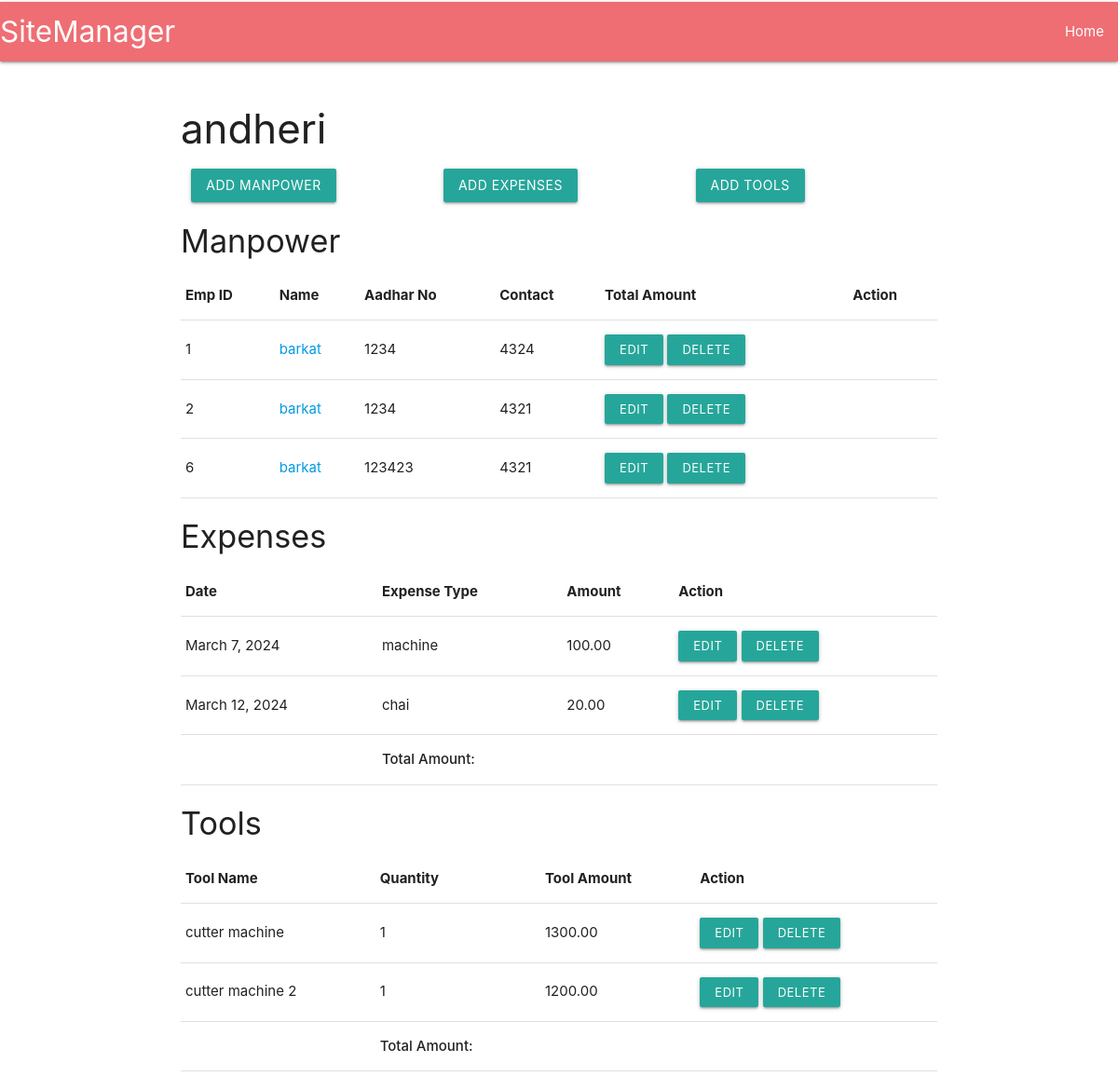
The app's page /ManageSites/1, older data.
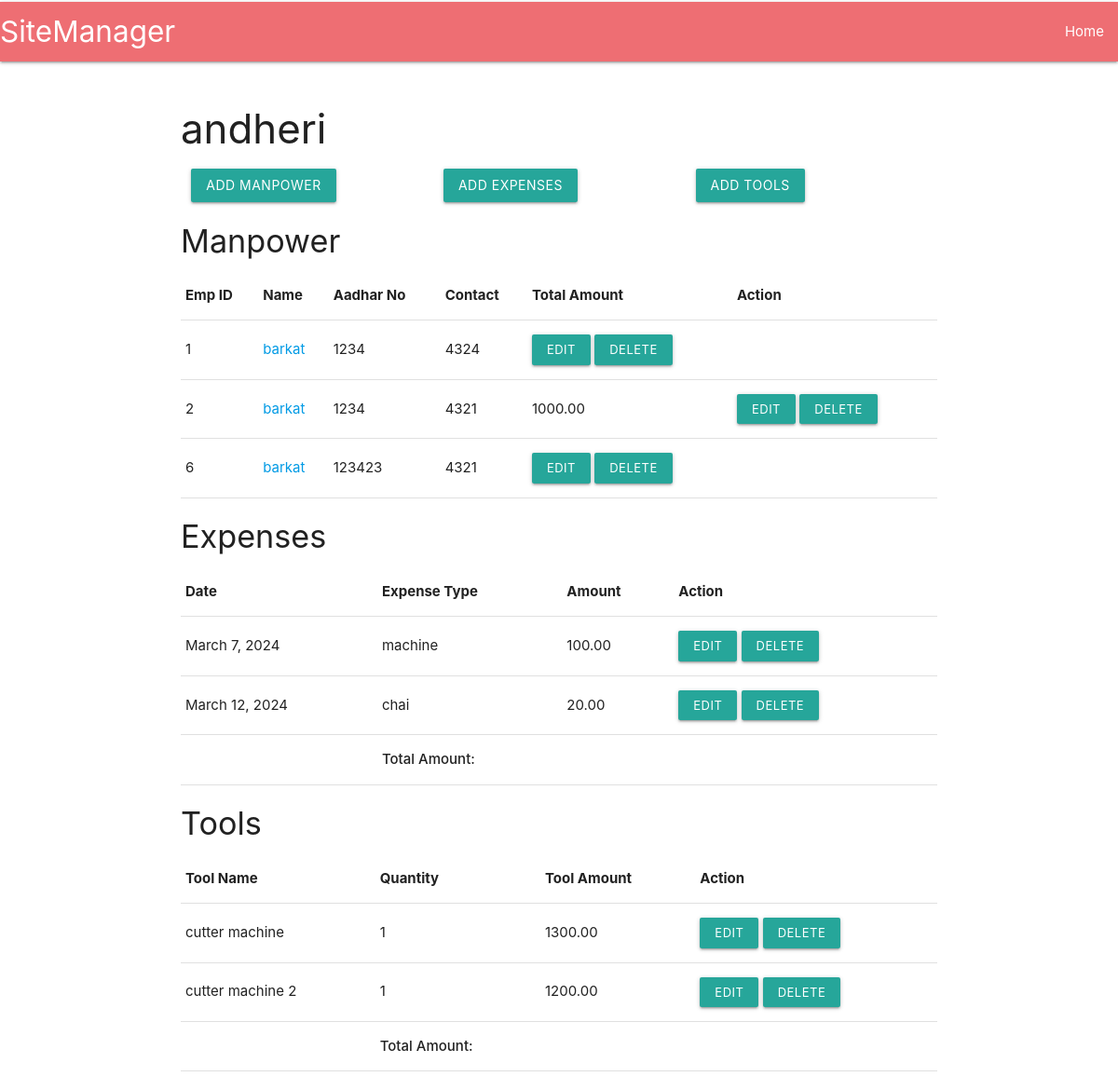
The same page, newer data.
### sites/models.py (models this page shows)
class Manpower(models.Model):
    site = models.ForeignKey(Site, on_delete=models.CASCADE)
    name = models.CharField(max_length=100)
    adhaarno = models.CharField(max_length=20)
    contact = models.CharField(max_length=20)

class Expense(models.Model):
    site = models.ForeignKey(Site, on_delete=models.CASCADE)
    description = models.TextField()
    amount = models.DecimalField(max_digits=100, decimal_places=2)
    date = models.DateField()

class Tool(models.Model):
    site = models.ForeignKey(Site, on_delete=models.CASCADE)
    name = models.CharField(max_length=100)
    quantity = models.IntegerField()
    amount = models.DecimalField(max_digits=100, decimal_places=2)

class total_amount_per_laborer(models.Model):
    site = models.ForeignKey(Site, on_delete=models.CASCADE)
    Manpower = models.ForeignKey(Manpower, on_delete=models.CASCADE)
    total_amount = models.DecimalField(max_digits=100, decimal_places=2)

### sites/views.py (the view)
# urls.py: path('ManageSites/<int:site_id>', views.ManageSites, name='ManageSites'),
def ManageSites(request,site_id):
    siteInfo = get_object_or_404(Site, pk=site_id)
    manpowers = Manpower.objects.all()
    expenses = Expense.objects.all()
    Tools = Tool.objects.all()
    records = Attendance.objects.all()
    total_wages_per_worker = total_amount_per_laborer.objects.all()
    TotalExpAmount = TotalSitesExpenseAmount.objects.filter(site=site_id)
    TotalToolAmount = TotalSitesToolAmount.objects.filter(site=site_id)
    context = {
        'siteInfo': siteInfo,
        'manpowers': manpowers,
        'expenses': expenses,
        'Tools': Tools,
        'records': records,
        'total_wages_per_worker': total_wages_per_worker,
        'TotalExpAmount': TotalExpAmount,
        'TotalToolAmount': TotalToolAmount,
    }
    return render(request,'sites/ManageSitePage.html',context)

### sites/templates/sites/ManageSitePage.html (shortened to what the changed rows need)
{% extends 'Navbar.html' %}
{% block content %}
<body>
    <div class="container">
        <table class="highlight">
            <thead>
                <tr>
                    <th>Emp ID</th>
                    <th>Name</th>
                    <th>Aadhar No</th>
                    <th>Contact</th>
                    <th>Total Amount</th>
                    <th>Action</th>
                </tr>
            </thead>
            <tbody>
                {% for labour in manpowers %}
                {% if siteInfo == labour.site %}
                <tr>
                    <td> {{ labour.id }} </td>
                    <td> <a href="{% url 'LabourDetails' siteInfo.id labour.id %}" > {{ labour.name }} </a></td>
                    <td> {{ labour.adhaarno }} </td>
                    <td> {{ labour.contact }} </td>
                    {% for ll in total_wages_per_worker %}
                    {% if ll.Manpower.id == labour.id %}
                    <td> {{ ll.total_amount }} </td>
                    {% endif %}
                    {% endfor %}
                    <td>
                        <a href="{% url 'EditManpower' labour.id siteInfo.id %}" class="btn-small waves-effect waves-light">Edit</a>
                        <a href="{% url 'delete_dataManage' 'manpower' labour.id siteInfo.id %}" class="btn-small waves-effect waves-light">Delete</a>
                    </td>
                </tr>
                {% endif %}
                {% endfor %}
            </tbody>
        </table>
        <table class="highlight">
            <thead>
                <tr>
                    <th>Date</th>
                    <th>Expense Type</th>
                    <th>Amount</th>
                    <th>Action</th>
                </tr>
            </thead>
            <tbody>
                {% for exp in expenses %}
                {% if siteInfo == exp.site %}
                <tr>
                    <td> {{ exp.date }} </td>
                    <td> {{ exp.description }} </td>
                    <td> {{ exp.amount }} </td>
                    <td>
                        <a href="{% url 'EditExpenses' exp.id siteInfo.id %}" class="btn-small waves-effect waves-light">Edit</a>
                        <a href="{% url 'delete_dataManage' 'expense' exp.id siteInfo.id %}" class="btn-small waves-effect waves-light">Delete</a>
                    </td>
                </tr>
                {% endif %}
                {% endfor %}
            </tbody>
        </table>
        <table class="highlight">
            <thead>
                <tr>
                    <th>Tool Name</th>
                    <th>Quantity</th>
                    <th>Tool Amount</th>
                    <th>Action</th>
                </tr>
            </thead>
            <tbody>
                {% for tool in Tools %}
                {% if siteInfo == tool.site %}
                <tr>
                    <td> {{ tool.name }} </td>
                    <td> {{ tool.quantity }} </td>
                    <td> {{ tool.amount }} </td>
                    <td>
                        <a href="{% url 'EditTools' tool.id siteInfo.id %}" class="btn-small waves-effect waves-light">Edit</a>
                        <a href="{% url 'delete_dataManage' 'tool' tool.id siteInfo.id %}" class="btn-small waves-effect waves-light">Delete</a>
                    </td>
                </tr>
                {% endif %}
                {% endfor %}
            </tbody>
        </table>
    </div>
</body>
{% endblock %}

Row changes from the older to the newer data that the page shows:
added total_amount_per_laborer: total_amount "1000.00", shown under Manpower id 2
